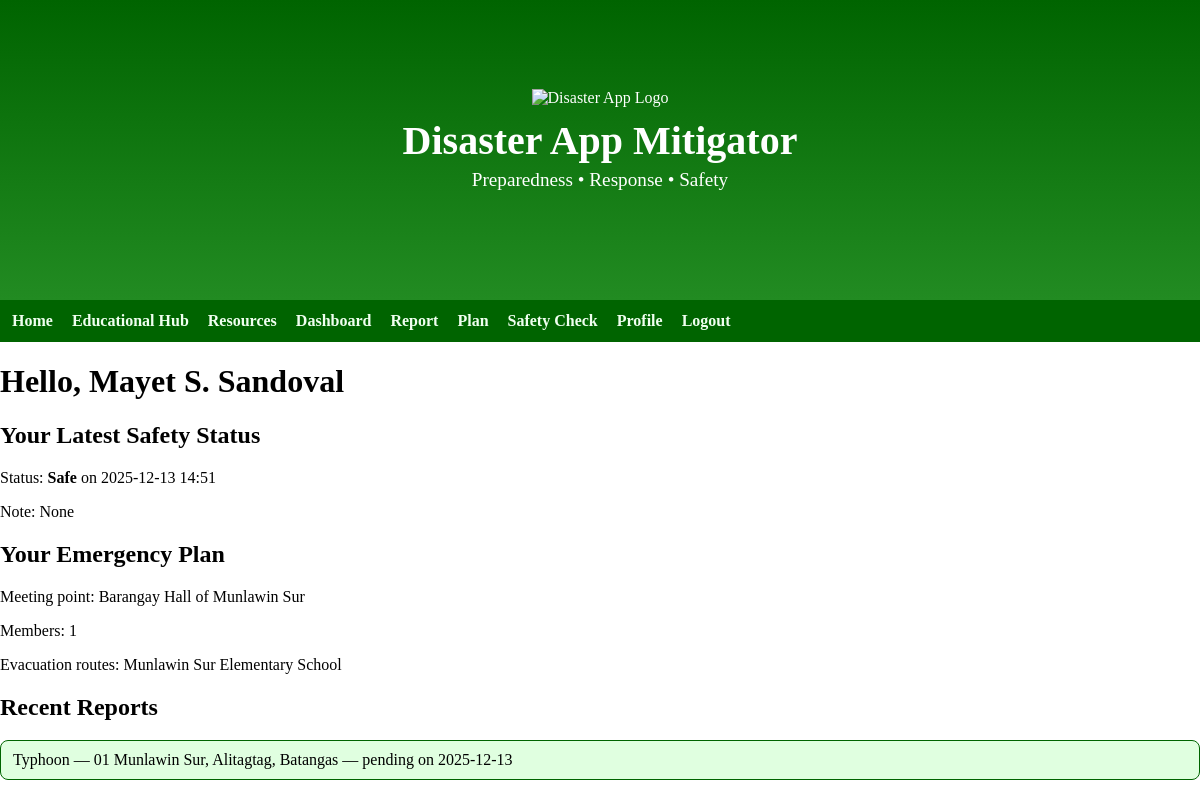
/home (signed in), run on the app's committed database.
### python/models.py (models this page shows, shortened)
class User(db.Model):
    __tablename__ = "user"
    id = db.Column(db.Integer, primary_key=True)
    email = db.Column(db.String(255), unique=True, nullable=False)
    full_name = db.Column(db.String(255), nullable=False)
    phone = db.Column(db.String(50))
    address = db.Column(db.Text)
    role = db.Column(db.String(50), default="user", nullable=False)
    password_hash = db.Column(db.String(255), nullable=False)
    created_at = db.Column(db.DateTime, default=datetime.utcnow)

class SafetyCheck(db.Model):
    __tablename__ = "safety_check"
    id = db.Column(db.Integer, primary_key=True)
    user_id = db.Column(db.Integer, db.ForeignKey("user.id"), nullable=False)
    status = db.Column(db.String(50), nullable=False)
    note = db.Column(db.Text)
    created_at = db.Column(db.DateTime, default=datetime.utcnow)
    user = db.relationship("User")

class EmergencyPlan(db.Model):
    __tablename__ = "emergency_plan"
    id = db.Column(db.Integer, primary_key=True)
    user_id = db.Column(db.Integer, db.ForeignKey("user.id"), nullable=False)
    household_members = db.Column(db.Integer, default=1)
    meeting_point = db.Column(db.String(255))
    evacuation_routes = db.Column(db.Text)
    supply_checklist = db.Column(db.Text)
    notes = db.Column(db.Text)
    created_at = db.Column(db.DateTime, default=datetime.utcnow)
    user = db.relationship("User")

class CommunityReport(db.Model):
    __tablename__ = "community_report"
    id = db.Column(db.Integer, primary_key=True)
    user_id = db.Column(db.Integer, db.ForeignKey("user.id"), nullable=False)
    disaster_type = db.Column(db.String(100), nullable=False)
    location = db.Column(db.String(255), nullable=False)
    description = db.Column(db.Text, nullable=False)
    status = db.Column(db.String(50), default="pending", nullable=False)  # pending, verified, resolved
    verified_by_admin_id = db.Column(db.Integer, db.ForeignKey("user.id"))
    created_at = db.Column(db.DateTime, default=datetime.utcnow)
    user = db.relationship("User", foreign_keys=[user_id])
    verified_by_admin = db.relationship("User", foreign_keys=[verified_by_admin_id])

### app.py (the view)
@app.route("/home")
@login_required
def home():
    user = User.query.get(session["user_id"])
    reports = CommunityReport.query.filter_by(user_id=user.id).order_by(CommunityReport.created_at.desc()).limit(5).all()
    safety = SafetyCheck.query.filter_by(user_id=user.id).order_by(SafetyCheck.created_at.desc()).first()
    plan = EmergencyPlan.query.filter_by(user_id=user.id).order_by(EmergencyPlan.created_at.desc()).first()
    return render_template("home.html", user=user, reports=reports, safety=safety, plan=plan)

### python/utils.py (called while the page is built)
def login_required(f):
    @wraps(f)
    def decorated_function(*args, **kwargs):
        if not session.get("user_id"):
            flash("Please log in to access this page.")
            return redirect(url_for("login"))
        return f(*args, **kwargs)
    return decorated_function

### templates/home.html (shortened to what this page needs)
{% extends "base.html" %}
{% block content %}
  <h1>Hello, {{ user.full_name }}</h1>
  <section>
    <h2>Your Latest Safety Status</h2>
    {% if safety %}
      <p>Status: <strong>{{ safety.status }}</strong> on {{ safety.created_at.strftime("%Y-%m-%d %H:%M") }}</p>
      <p>Note: {{ safety.note or "None" }}</p>
    {% else %}
      <p>No safety check yet.</p>
    {% endif %}
  </section>
  <section>
    <h2>Your Emergency Plan</h2>
    {% if plan %}
      <p>Meeting point: {{ plan.meeting_point or "Not set" }}</p>
      <p>Members: {{ plan.household_members }}</p>
      <p>Evacuation routes: {{ plan.evacuation_routes or "Not set" }}</p>
    {% else %}
      <p>No saved plan yet. <a href="{{ url_for('emergencyplangenerator') }}">Create one</a>.</p>
    {% endif %}
  </section>
  <section>
    <h2>Recent Reports</h2>
    <ul>
      {% for r in reports %}
        <li>{{ r.disaster_type }} — {{ r.location }} — {{ r.status }} on {{ r.created_at.strftime("%Y-%m-%d") }}</li>
      {% else %}
        <li>No recent reports.</li>
      {% endfor %}
    </ul>
  </section>
{% endblock %}

### static/css/style.css (style rules this page uses)
body, .navbar { margin: 0; padding: 0; }
body::before { content: ""; position: fixed; top: 0; left: 0; right: 0; bottom: 0; background: rgba(255, 255, 255, 0.6); z-index: -1; }
section h2 + ul { list-style: none; padding-left: 0; margin: 0 0 20px 0; }
section h2 + ul li { background-color: #e0ffe0; border: 1px solid #006400; border-radius: 8px; padding: 10px 12px; margin-bottom: 10px; display: flex; align-items: center; justify-content: space-between; flex-wrap: nowrap; }

### data on the page
User: full_name "Mayet S. Sandoval"
SafetyCheck: status "Safe", created_at "2025-12-13 14:51", note "None"
EmergencyPlan: meeting_point "Barangay Hall of Munlawin Sur", household_members "1", evacuation_routes "Munlawin Sur Elementary School"
CommunityReport: disaster_type "Typhoon", location "01 Munlawin Sur, Alitagtag, Batangas", status "pending", created_at "2025-12-13"
